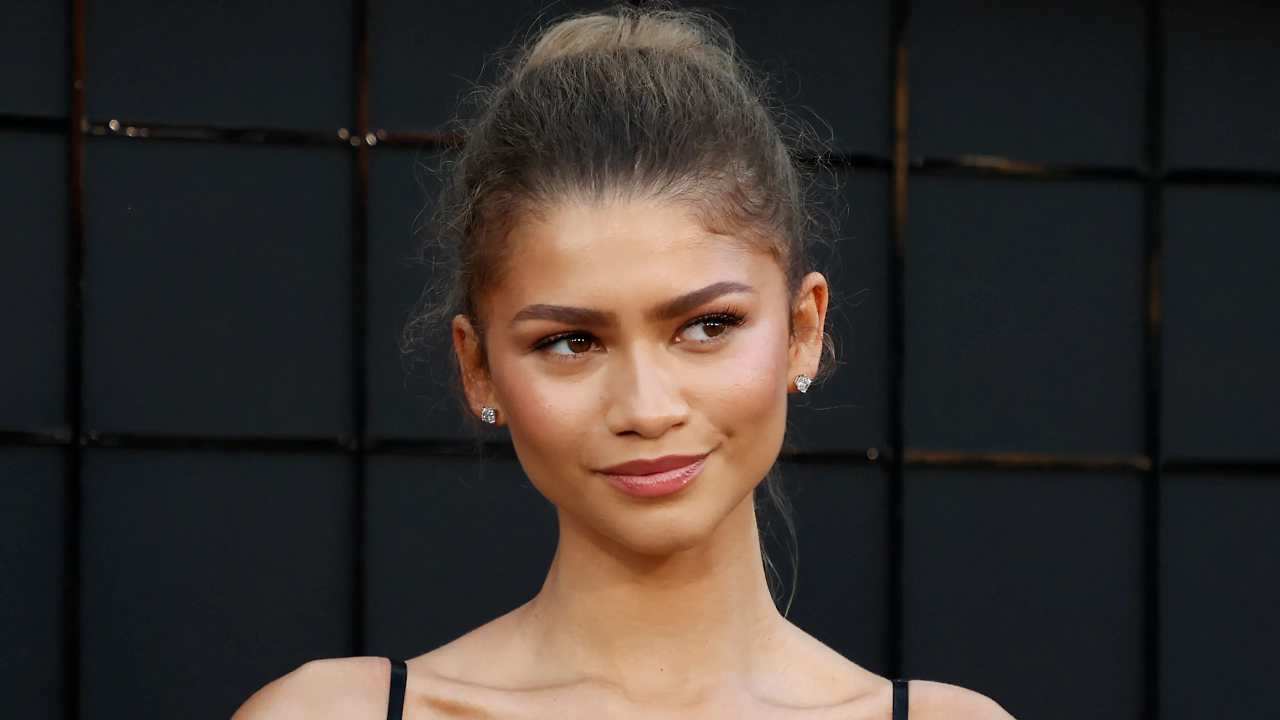
#> input picture dataset/ zendaya:zendaya%20.jpg, 2560 x 1440 px, found by its file name (shown at 1/2 size); its folder holds only this picture in this run; the run also reads 1 picture not shown here
$ python preprocess.py
#> lines starting #> are read from the running program, lines starting #| are printed output that depends on the picture
import os
import cv2

input_folder = "dataset"
output_folder = "processed"

# Create processed folder if it doesn't exist
if not os.path.exists(output_folder):
    os.makedirs(output_folder)

for person in os.listdir(input_folder):
    person_path = os.path.join(input_folder, person)

    if os.path.isdir(person_path):
        output_person_path = os.path.join(output_folder, person)
        os.makedirs(output_person_path, exist_ok=True)

        for img_name in os.listdir(person_path):
            img_path = os.path.join(person_path, img_name)

            img = cv2.imread(img_path)
#> img is the input picture: shape (1440, 2560, 3); mean B, G, R 46.5, 50, 56.1
            if img is None:
                continue

            # Resize image
            img = cv2.resize(img, (224, 224))
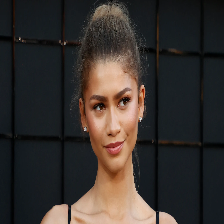
#> img: shape (224, 224, 3); mean B, G, R 46.5, 50, 56.1

            # Normalize image
            img = img / 255.0

            # Save processed image
            output_path = os.path.join(output_person_path, img_name)
            cv2.imwrite(output_path, (img * 255).astype("uint8"))
